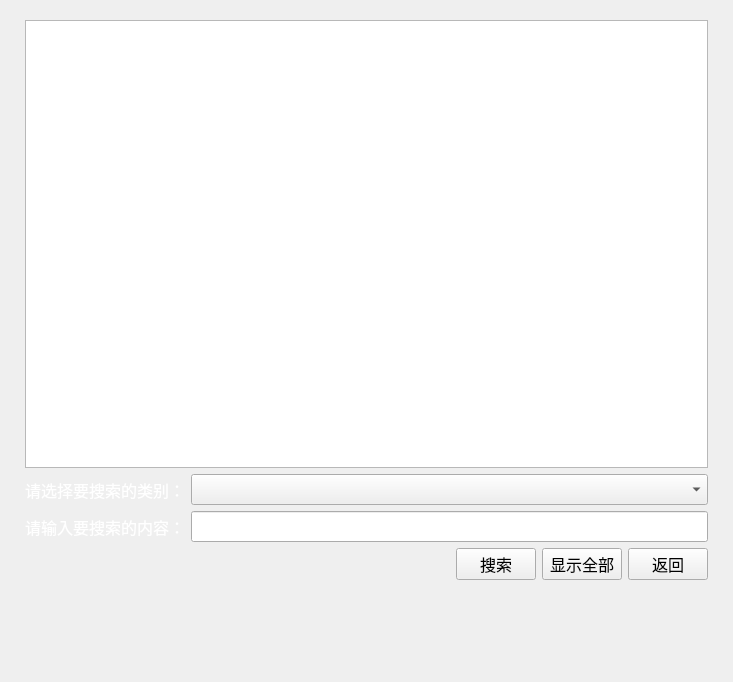
<?xml version="1.0" encoding="UTF-8"?>
<ui version="4.0">
 <class>check</class>
 <widget class="QWidget" name="check">
  <property name="geometry">
   <rect>
    <x>0</x>
    <y>0</y>
    <width>733</width>
    <height>682</height>
   </rect>
  </property>
  <property name="windowTitle">
   <string>Form</string>
  </property>
  <layout class="QVBoxLayout" name="verticalLayout_2" stretch="50,0,10">
   <item>
    <layout class="QGridLayout" name="gridLayout_2" rowstretch="1,50" columnstretch="1,50,1">
     <item row="0" column="1">
      <spacer name="verticalSpacer">
       <property name="orientation">
        <enum>Qt::Vertical</enum>
       </property>
       <property name="sizeHint" stdset="0">
        <size>
         <width>20</width>
         <height>13</height>
        </size>
       </property>
      </spacer>
     </item>
     <item row="1" column="0">
      <spacer name="horizontalSpacer_2">
       <property name="orientation">
        <enum>Qt::Horizontal</enum>
       </property>
       <property name="sizeHint" stdset="0">
        <size>
         <width>13</width>
         <height>17</height>
        </size>
       </property>
      </spacer>
     </item>
     <item row="1" column="1">
      <widget class="QTableView" name="tableView">
       <property name="font">
        <font>
         <family>方正姚体</family>
         <pointsize>12</pointsize>
        </font>
       </property>
      </widget>
     </item>
     <item row="1" column="2">
      <spacer name="horizontalSpacer_3">
       <property name="orientation">
        <enum>Qt::Horizontal</enum>
       </property>
       <property name="sizeHint" stdset="0">
        <size>
         <width>13</width>
         <height>17</height>
        </size>
       </property>
      </spacer>
     </item>
    </layout>
   </item>
   <item>
    <layout class="QHBoxLayout" name="horizontalLayout_3" stretch="1,50,1">
     <item>
      <spacer name="horizontalSpacer_4">
       <property name="orientation">
        <enum>Qt::Horizontal</enum>
       </property>
       <property name="sizeHint" stdset="0">
        <size>
         <width>13</width>
         <height>17</height>
        </size>
       </property>
      </spacer>
     </item>
     <item>
      <layout class="QVBoxLayout" name="verticalLayout">
       <item>
        <layout class="QGridLayout" name="gridLayout">
         <item row="0" column="0">
          <widget class="QLabel" name="type_label">
           <property name="sizePolicy">
            <sizepolicy hsizetype="Preferred" vsizetype="Preferred">
             <horstretch>0</horstretch>
             <verstretch>0</verstretch>
            </sizepolicy>
           </property>
           <property name="palette">
            <palette>
             <active>
              <colorrole role="WindowText">
               <brush brushstyle="SolidPattern">
                <color alpha="255">
                 <red>255</red>
                 <green>255</green>
                 <blue>255</blue>
                </color>
               </brush>
              </colorrole>
             </active>
             <inactive>
              <colorrole role="WindowText">
               <brush brushstyle="SolidPattern">
                <color alpha="255">
                 <red>255</red>
                 <green>255</green>
                 <blue>255</blue>
                </color>
               </brush>
              </colorrole>
             </inactive>
             <disabled>
              <colorrole role="WindowText">
               <brush brushstyle="SolidPattern">
                <color alpha="255">
                 <red>120</red>
                 <green>120</green>
                 <blue>120</blue>
                </color>
               </brush>
              </colorrole>
             </disabled>
            </palette>
           </property>
           <property name="font">
            <font>
             <family>方正姚体</family>
             <pointsize>12</pointsize>
            </font>
           </property>
           <property name="text">
            <string>请选择要搜索的类别：</string>
           </property>
          </widget>
         </item>
         <item row="0" column="1">
          <widget class="QComboBox" name="type_comboBox">
           <property name="sizePolicy">
            <sizepolicy hsizetype="Preferred" vsizetype="Expanding">
             <horstretch>0</horstretch>
             <verstretch>0</verstretch>
            </sizepolicy>
           </property>
           <property name="font">
            <font>
             <family>方正姚体</family>
             <pointsize>12</pointsize>
            </font>
           </property>
          </widget>
         </item>
         <item row="1" column="0">
          <widget class="QLabel" name="content_label">
           <property name="palette">
            <palette>
             <active>
              <colorrole role="WindowText">
               <brush brushstyle="SolidPattern">
                <color alpha="255">
                 <red>255</red>
                 <green>255</green>
                 <blue>255</blue>
                </color>
               </brush>
              </colorrole>
             </active>
             <inactive>
              <colorrole role="WindowText">
               <brush brushstyle="SolidPattern">
                <color alpha="255">
                 <red>255</red>
                 <green>255</green>
                 <blue>255</blue>
                </color>
               </brush>
              </colorrole>
             </inactive>
             <disabled>
              <colorrole role="WindowText">
               <brush brushstyle="SolidPattern">
                <color alpha="255">
                 <red>120</red>
                 <green>120</green>
                 <blue>120</blue>
                </color>
               </brush>
              </colorrole>
             </disabled>
            </palette>
           </property>
           <property name="font">
            <font>
             <family>方正姚体</family>
             <pointsize>12</pointsize>
            </font>
           </property>
           <property name="text">
            <string>请输入要搜索的内容：</string>
           </property>
          </widget>
         </item>
         <item row="1" column="1">
          <widget class="QLineEdit" name="content_lineEdit">
           <property name="sizePolicy">
            <sizepolicy hsizetype="Expanding" vsizetype="Expanding">
             <horstretch>0</horstretch>
             <verstretch>0</verstretch>
            </sizepolicy>
           </property>
           <property name="font">
            <font>
             <family>方正姚体</family>
             <pointsize>12</pointsize>
            </font>
           </property>
          </widget>
         </item>
        </layout>
       </item>
       <item>
        <layout class="QHBoxLayout" name="horizontalLayout">
         <item>
          <spacer name="horizontalSpacer">
           <property name="orientation">
            <enum>Qt::Horizontal</enum>
           </property>
           <property name="sizeHint" stdset="0">
            <size>
             <width>248</width>
             <height>13</height>
            </size>
           </property>
          </spacer>
         </item>
         <item>
          <widget class="QPushButton" name="check_pushButton">
           <property name="font">
            <font>
             <family>方正姚体</family>
             <pointsize>12</pointsize>
            </font>
           </property>
           <property name="text">
            <string>搜索</string>
           </property>
          </widget>
         </item>
         <item>
          <widget class="QPushButton" name="all_pushButton">
           <property name="font">
            <font>
             <family>方正姚体</family>
             <pointsize>12</pointsize>
            </font>
           </property>
           <property name="text">
            <string>显示全部</string>
           </property>
          </widget>
         </item>
         <item>
          <widget class="QPushButton" name="back_pushButton">
           <property name="font">
            <font>
             <family>方正姚体</family>
             <pointsize>12</pointsize>
            </font>
           </property>
           <property name="text">
            <string>返回</string>
           </property>
          </widget>
         </item>
        </layout>
       </item>
      </layout>
     </item>
     <item>
      <spacer name="horizontalSpacer_5">
       <property name="orientation">
        <enum>Qt::Horizontal</enum>
       </property>
       <property name="sizeHint" stdset="0">
        <size>
         <width>13</width>
         <height>17</height>
        </size>
       </property>
      </spacer>
     </item>
    </layout>
   </item>
   <item>
    <spacer name="verticalSpacer_3">
     <property name="orientation">
      <enum>Qt::Vertical</enum>
     </property>
     <property name="sizeHint" stdset="0">
      <size>
       <width>20</width>
       <height>86</height>
      </size>
     </property>
    </spacer>
   </item>
  </layout>
 </widget>
 <resources/>
 <connections/>
</ui>
